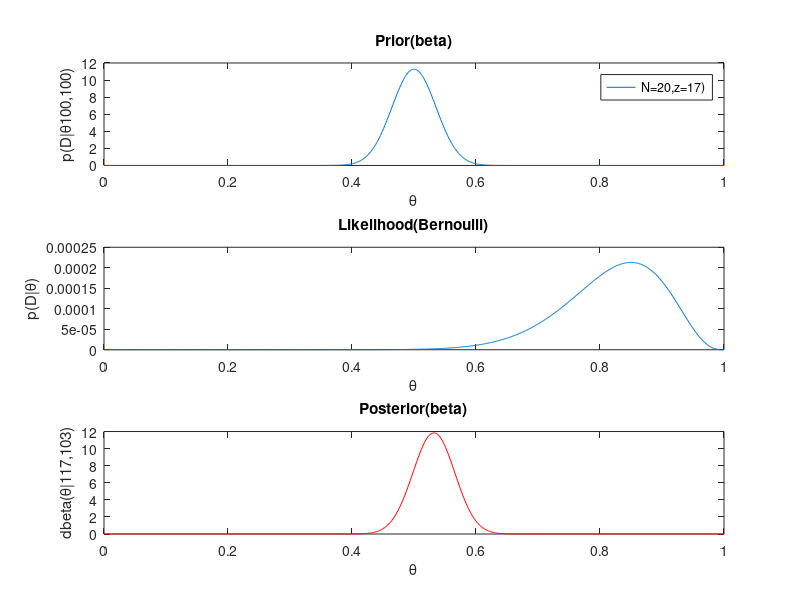

Here is the MATLAB script that generated this plot: (Note: this script raises an error after producing the figure.)
% Asignement4
% Task A

clc;
close all;
clear all;

%input parameter
gama =[ones(17,1);zeros(3,1)]; %data
N_data = length(gama); % number of data
z = sum (gama); 
a = 100; b =100;
N_samples=5000; std=0.1;

%plot prior(beta),posterior(beta),likelihood 
theta=0:0.001:1;

%function 
Beta_f = @(theta,a,b) ((theta.^(a-1)).*((1-theta).^(b-1)))./beta(a,b);
Bernoulli_liklihood_f = @(theta,N_data,z) (theta).^z.*((1-theta)).^(N_data-z);
Beta_posterior_f = @(theta,a,b,z,N_data) (theta.^(z+a-1).*((1-theta).^(N_data-z+b-1)))./(beta(z+a,N_data-z+b));


figure()
for j = 1:3
    
    for i = 1:length(theta)
        prior(i) = Beta_f(theta(i),a,b);
        likelihood(i) = Bernoulli_liklihood_f(theta(i),N_data,z);
        posterior(i) = Beta_posterior_f(theta(i),a,b,z,N_data);
    end
    
end

subplot(3,1,1);
plot(theta,prior);
ylabel(strrep(['p(D|\theta' num2str(a) ',' num2str(b) ')' ],' ','_'));
xlabel('\theta');
title ('Prior(beta)');
legend(strrep(['N=' num2str(N_data) ',' 'z=' num2str(z) ')' ],' ','_'));
hold on
subplot(3,1,2);
plot(theta,likelihood);
ylabel('p(D|\theta)');
xlabel('\theta');
title ('Likelihood(Bernoulli)');
hold on 
subplot(3,1,3);
plot(theta,posterior,'Color', 'r');
ylabel(strrep(['dbeta(\theta|' num2str(z+a) ',' num2str(N_data-z+b) ')' ],' ','_'));
xlabel('\theta');
title ('Posterior(beta)');
hold on 

%metropolis_sampling

% theta_ini=0.5;
% temp=1;
% 
% pdf_prior = makedist('Beta','a',a,'b',b);
% posterior_sample(1)=theta_ini;
% 
% for i=1:N_samples 
%     d_theta=std*randn(1);
%     theta_p=theta_ini+d_theta;
%     if theta_p>=0&&theta_p<=1
%        alpha=(pdf(pdf_prior,theta_p)*Bernoulli_liklihood_f(theta_p,N_data,z))/(pdf(pdf_prior,theta_ini)*Bernoulli_liklihood_f(theta_ini,N_data,z));
%        Jump(temp)=min(1,alpha);
%        sample=rand(1);
%        if sample <= Jump(temp)
%        temp=temp+1;
%        posterior_sample(temp)=theta_p;
%        theta_ini=theta_p;
%         end
%     end
% end
% 
% nbins=100;
% h=histogram(posterior_sample,nbins,'normalization','pdf');
% h.FaceColor = 'b';
% h.EdgeColor = 'g'; 
% legend('posterior(beta)','posterior_sample');
% theta_ini=0.5;N_samples=1000;


% slice smapling (Matlab function)
theta_ini=0.5;
theta = slicesample(theta_ini,N_samples,'burnin', 1000,'pdf',@(theta) Beta_posterior_f(theta,a,b,z,N_data),'width',0.01);
nbins=100;
h=histogram(theta,nbins,'normalization','pdf');
h.FaceColor = 'b';
h.EdgeColor = 'g'; 
legend('posterior(beta)','posterior-sample');



